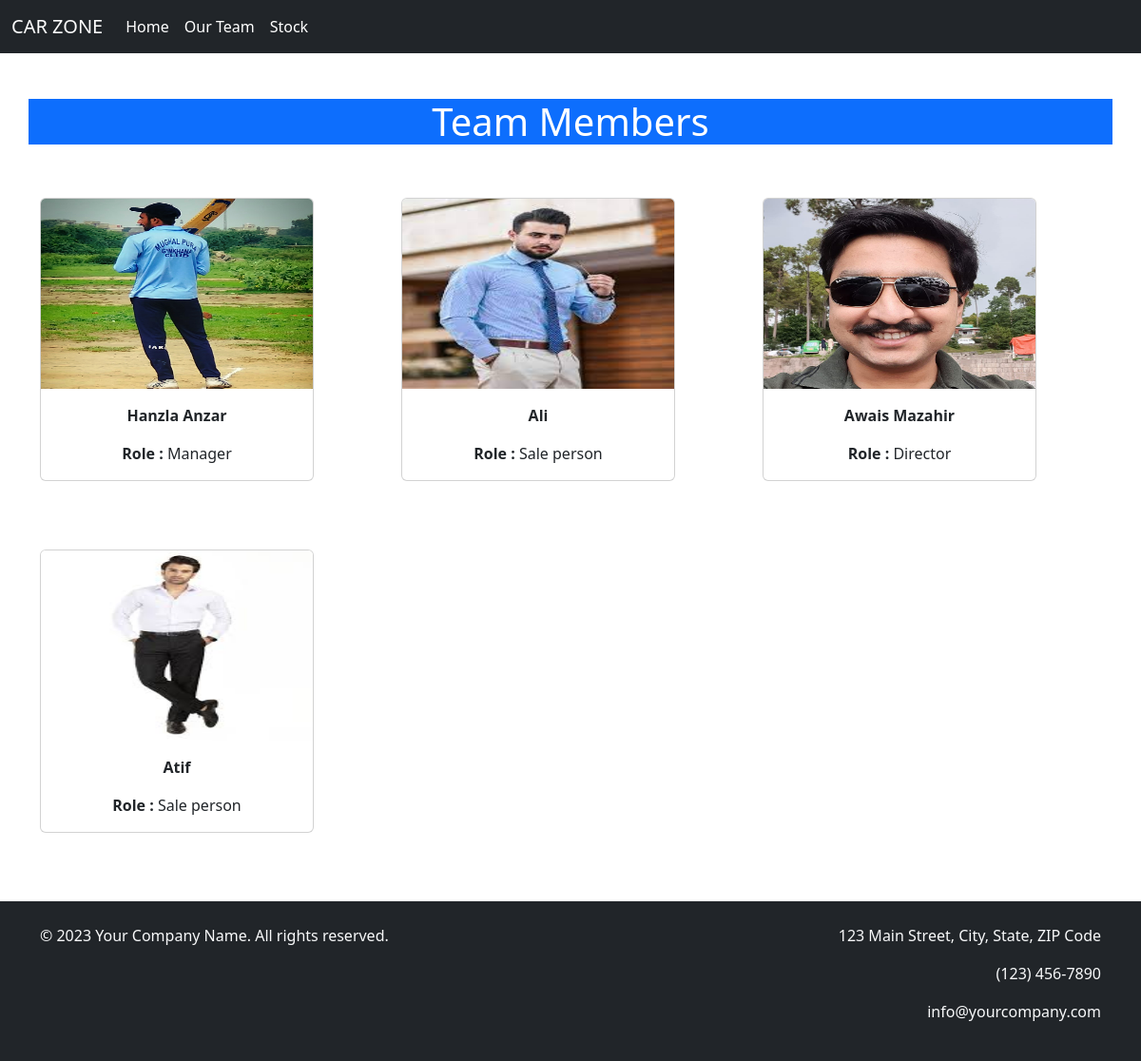
Page /team/ on the committed database.
### showroom/models.py (models this page shows, shortened)
class staff(models.Model):
    name = models.CharField(max_length=20)
    age = models.IntegerField()
    pic = models.ImageField()
    Role = models.CharField(max_length=30)
    address = models.CharField(max_length=100)
    qualification = models.CharField(max_length=30)
    contact = models.CharField(max_length=13)
    showroom = models.ForeignKey(showroom , on_delete=models.CASCADE , related_name='staff')

### showroom/views.py (the view)
# urls.py: path("team/", views.team_page , name='team'),
def team_page(request):
    team_data = staff.objects.all()
    return render(request , 'showroom/team.html' , {'staffs':team_data})

### showroom/templates/showroom/team.html (shortened to what this page needs)
{% extends 'showroom/base.html' %}
{% block content %}
{% if staffs %}
<div class="container mt-5 mb-5">
  <div class="row">
    <h1 class="text-center bg-primary text-white">Team Members</h1>
{% for staff in staffs %}
    <div class="col-lg-4 col-md-6 mb-4 text-center">
      <div class="card mt-5" style="width: 18rem;">
        <img src="{{ staff.pic.url }}" height="200px" width="200px" class="card-img-top" alt="No image found">
        <div class="card-body">
          <p class="card-text"><strong>{{staff.name}}</strong></p>
          <p class="card-text"><strong>Role : </strong>{{staff.Role}}</p>
        </div>
      </div>
    </div>
    {% endfor %}
  </div>
</div>
{% endif %}
{% endblock content %}

### rows in the picture
staff: pic (picture), name "Hanzla Anzar", Role "Manager"
staff: pic (picture), name "Ali", Role "Sale person"
staff: pic (picture), name "Awais Mazahir", Role "Director"
staff: pic (picture), name "Atif", Role "Sale person"
